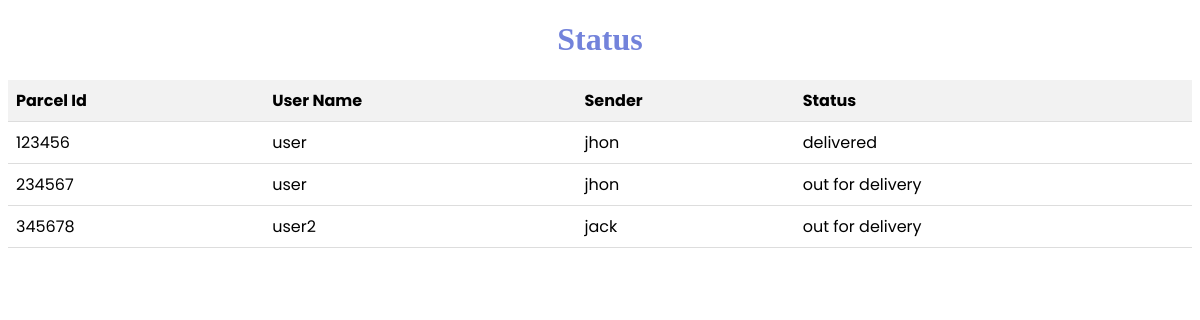
Screenshot of /admin-status.php with the database file from the repository.
### tables this page shows
CREATE TABLE `parcels_list` (
  `parcel_id` int(11) NOT NULL,
  `user_name` varchar(50) DEFAULT NULL,
  `staff_deliver` varchar(50) DEFAULT NULL,
  `sender_name` varchar(50) DEFAULT NULL,
  `status` varchar(20) DEFAULT NULL
);

### admin-status.php (the view, shortened to what this page needs)
<!DOCTYPE html>
<html>
<head>
</head>
<body>
    <h1>Status</h1>
    <?php
    $con = mysqli_connect("localhost", "root", "", "courier_db");
    $select = "SELECT * FROM parcels_list";
    $result = $con->query($select);
    if ($result->num_rows > 0) {
        echo "<table>";
        echo "<tr><th>Parcel Id</th><th>User Name</th><th>Sender</th><th>Status</th></tr>";
        while ($row = $result->fetch_assoc()) {
            echo "<tr>";
            echo "<td>" . $row["parcel_id"] . "</td>";
            echo "<td>" . $row["user_name"] . "</td>";
            echo "<td>" . $row["sender_name"] . "</td>";
            echo "<td>" . $row["status"] . "</td>";
            echo "</tr>";
        }
        echo "</table>";
    } else {
        echo "No status found for the user.";
    }
    ?>
</body>
</html>

### admin-status.php (style rules this page uses)
table { width: 100%; border-collapse: collapse; font-family: 'Poppins', sans-serif; }
table th, table td { padding: 8px; text-align: left; border-bottom: 1px solid #ddd; }
table th { background-color: #f2f2f2; }
h1 { text-align: center; color: #7383db; }

### rows the page displays
parcels_list: parcel_id "123456", user_name "user", sender_name "jhon", status "delivered"
parcels_list: parcel_id "234567", user_name "user", sender_name "jhon", status "out for delivery"
parcels_list: parcel_id "345678", user_name "user2", sender_name "jack", status "out for delivery"
